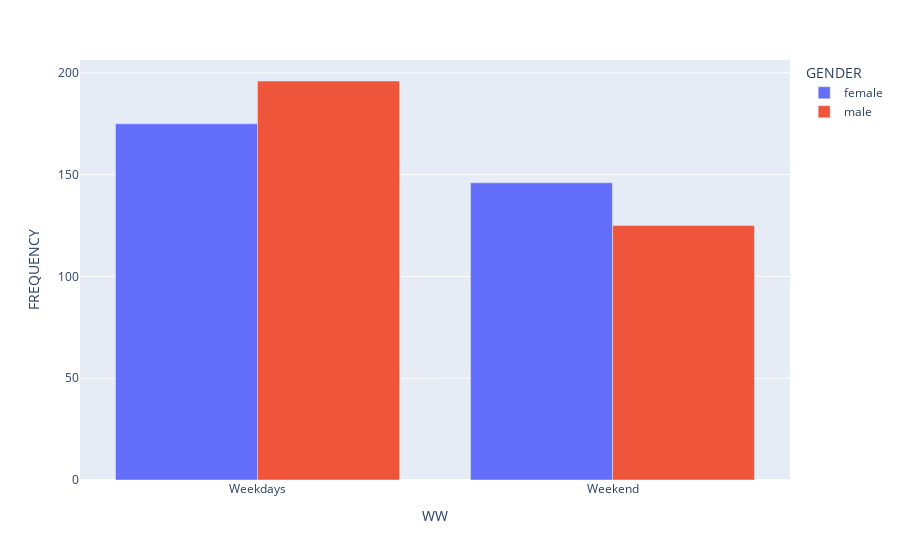

Source (notebook cell):
### Code cell
fig = px.bar(g_ww, x="WW", y="FREQUENCY",
             color="GENDER", hover_data=['FREQUENCY'],
             barmode = 'group')
   
fig.show()

### Figure 1 — Plotly figure (JSON) as saved in the notebook; plotly's stock layout.template omitted (floating-point values rounded to 4 significant figures)
{"data": [{"alignmentgroup": "True", "hovertemplate": "GENDER=female<br>WW=%{x}<br>FREQUENCY=%{y}<extra></extra>", "legendgroup": "female", "marker": {"color": "#636efa", "pattern": {"shape": ""}}, "name": "female", "offsetgroup": "female", "orientation": "v", "showlegend": true, "textposition": "auto", "type": "bar", "x": ["Weekdays", "Weekend"], "xaxis": "x", "y": [175, 146], "yaxis": "y"}, {"alignmentgroup": "True", "hovertemplate": "GENDER=male<br>WW=%{x}<br>FREQUENCY=%{y}<extra></extra>", "legendgroup": "male", "marker": {"color": "#EF553B", "pattern": {"shape": ""}}, "name": "male", "offsetgroup": "male", "orientation": "v", "showlegend": true, "textposition": "auto", "type": "bar", "x": ["Weekdays", "Weekend"], "xaxis": "x", "y": [196, 125], "yaxis": "y"}], "layout": {"barmode": "group", "legend": {"title": {"text": "GENDER"}, "tracegroupgap": 0}, "margin": {"t": 60}, "xaxis": {"anchor": "y", "domain": [0, 1], "title": {"text": "WW"}}, "yaxis": {"anchor": "x", "domain": [0, 1], "title": {"text": "FREQUENCY"}}}}
